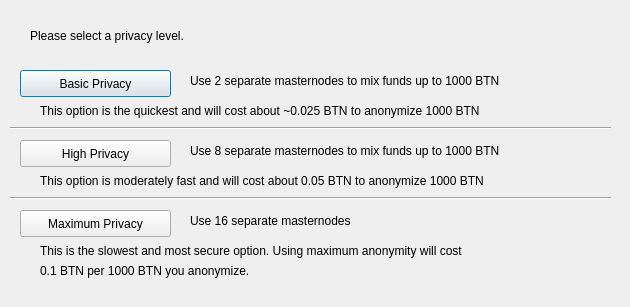
<?xml version="1.0" encoding="UTF-8"?>
<ui version="4.0">
 <class>DarksendConfig</class>
 <widget class="QDialog" name="DarksendConfig">
  <property name="geometry">
   <rect>
    <x>0</x>
    <y>0</y>
    <width>630</width>
    <height>307</height>
   </rect>
  </property>
  <property name="windowTitle">
   <string>Configure PrivateSend</string>
  </property>
  <widget class="QPushButton" name="buttonBasic">
   <property name="geometry">
    <rect>
     <x>20</x>
     <y>70</y>
     <width>151</width>
     <height>27</height>
    </rect>
   </property>
   <property name="text">
    <string>Basic Privacy</string>
   </property>
  </widget>
  <widget class="QPushButton" name="buttonHigh">
   <property name="geometry">
    <rect>
     <x>20</x>
     <y>140</y>
     <width>151</width>
     <height>27</height>
    </rect>
   </property>
   <property name="text">
    <string>High Privacy</string>
   </property>
  </widget>
  <widget class="QPushButton" name="buttonMax">
   <property name="geometry">
    <rect>
     <x>20</x>
     <y>210</y>
     <width>151</width>
     <height>27</height>
    </rect>
   </property>
   <property name="text">
    <string>Maximum Privacy</string>
   </property>
  </widget>
  <widget class="QLabel" name="label">
   <property name="geometry">
    <rect>
     <x>30</x>
     <y>20</y>
     <width>571</width>
     <height>31</height>
    </rect>
   </property>
   <property name="text">
    <string>Please select a privacy level.</string>
   </property>
  </widget>
  <widget class="QLabel" name="label_2">
   <property name="geometry">
    <rect>
     <x>190</x>
     <y>70</y>
     <width>421</width>
     <height>21</height>
    </rect>
   </property>
   <property name="text">
    <string>Use 2 separate masternodes to mix funds up to 1000 BTN</string>
   </property>
  </widget>
  <widget class="QLabel" name="label_3">
   <property name="geometry">
    <rect>
     <x>190</x>
     <y>140</y>
     <width>411</width>
     <height>21</height>
    </rect>
   </property>
   <property name="text">
    <string>Use 8 separate masternodes to mix funds up to 1000 BTN</string>
   </property>
  </widget>
  <widget class="QLabel" name="label_4">
   <property name="geometry">
    <rect>
     <x>190</x>
     <y>210</y>
     <width>421</width>
     <height>21</height>
    </rect>
   </property>
   <property name="text">
    <string>Use 16 separate masternodes</string>
   </property>
  </widget>
  <widget class="QLabel" name="label_6">
   <property name="geometry">
    <rect>
     <x>40</x>
     <y>100</y>
     <width>561</width>
     <height>21</height>
    </rect>
   </property>
   <property name="text">
    <string>This option is the quickest and will cost about ~0.025 BTN to anonymize 1000 BTN</string>
   </property>
  </widget>
  <widget class="QLabel" name="label_7">
   <property name="geometry">
    <rect>
     <x>40</x>
     <y>170</y>
     <width>561</width>
     <height>21</height>
    </rect>
   </property>
   <property name="text">
    <string>This option is moderately fast and will cost about 0.05 BTN to anonymize 1000 BTN</string>
   </property>
  </widget>
  <widget class="QLabel" name="label_8">
   <property name="geometry">
    <rect>
     <x>40</x>
     <y>240</y>
     <width>561</width>
     <height>21</height>
    </rect>
   </property>
   <property name="text">
    <string>This is the slowest and most secure option. Using maximum anonymity will cost</string>
   </property>
  </widget>
  <widget class="QLabel" name="label_9">
   <property name="geometry">
    <rect>
     <x>40</x>
     <y>260</y>
     <width>561</width>
     <height>21</height>
    </rect>
   </property>
   <property name="text">
    <string>0.1 BTN per 1000 BTN you anonymize.</string>
   </property>
  </widget>
  <widget class="Line" name="line">
   <property name="geometry">
    <rect>
     <x>10</x>
     <y>120</y>
     <width>601</width>
     <height>16</height>
    </rect>
   </property>
   <property name="orientation">
    <enum>Qt::Horizontal</enum>
   </property>
  </widget>
  <widget class="Line" name="line_2">
   <property name="geometry">
    <rect>
     <x>10</x>
     <y>190</y>
     <width>601</width>
     <height>16</height>
    </rect>
   </property>
   <property name="orientation">
    <enum>Qt::Horizontal</enum>
   </property>
  </widget>
 </widget>
 <resources/>
 <connections/>
</ui>
